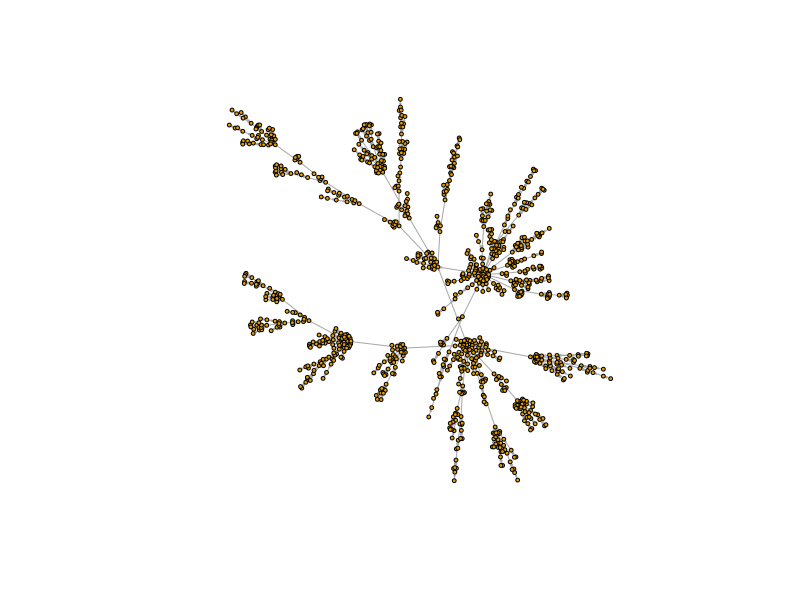

Write R code to recreate this figure.
library(igraph)

g <- sample_pa(n = 1000)

l <- layout_with_fr(g)
plot(g, layout = l, vertex.size = 2, vertex.label = NA, edge.arrow.size = 0.1)

V(g)[betweenness(g) == max(betweenness(g))]

diameter(g)

# Grafy tworzone z wykorzystaniem modelu Erdosa-Renyi'ego powstają poprzez losowego tworzenie krawędzi między parami
# wierzchołków, co prowadzi do rozkładu stopni zbliżonego do rozkładu Poissonna i braku wyrażnych hubów. W przypadku
# modelu Barabasiego-Alberta natomiast grafy generowane są w sposób przyrostowy - kolejne wierzchołki dokładane są z
# preferencją dla już istniejących wierzchołków o wysokim stopniu, prowadząc do rozkładu potęgowe i powstawania hubów.
